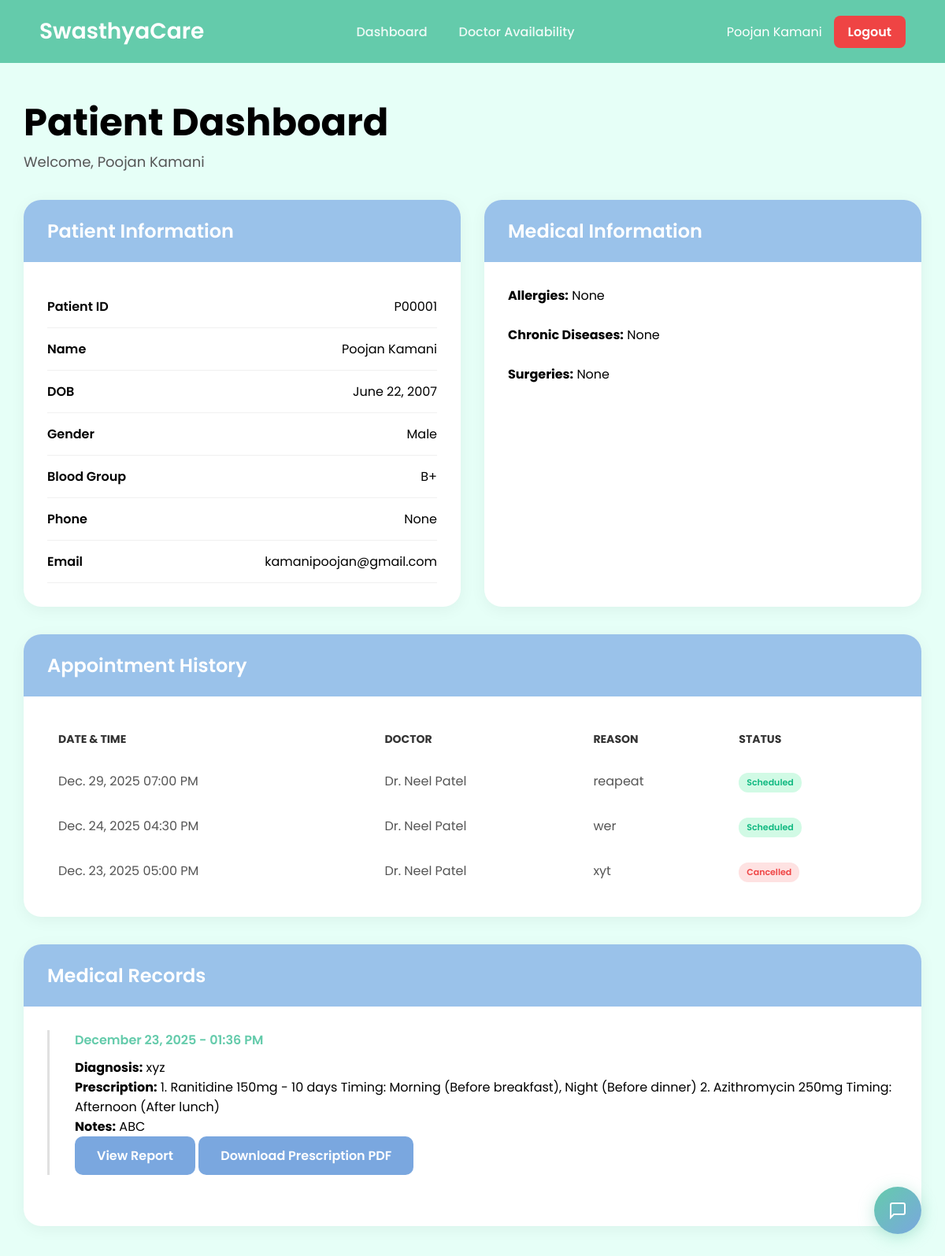
The page /patient/dashboard/ (signed in) on the database as committed earlier.
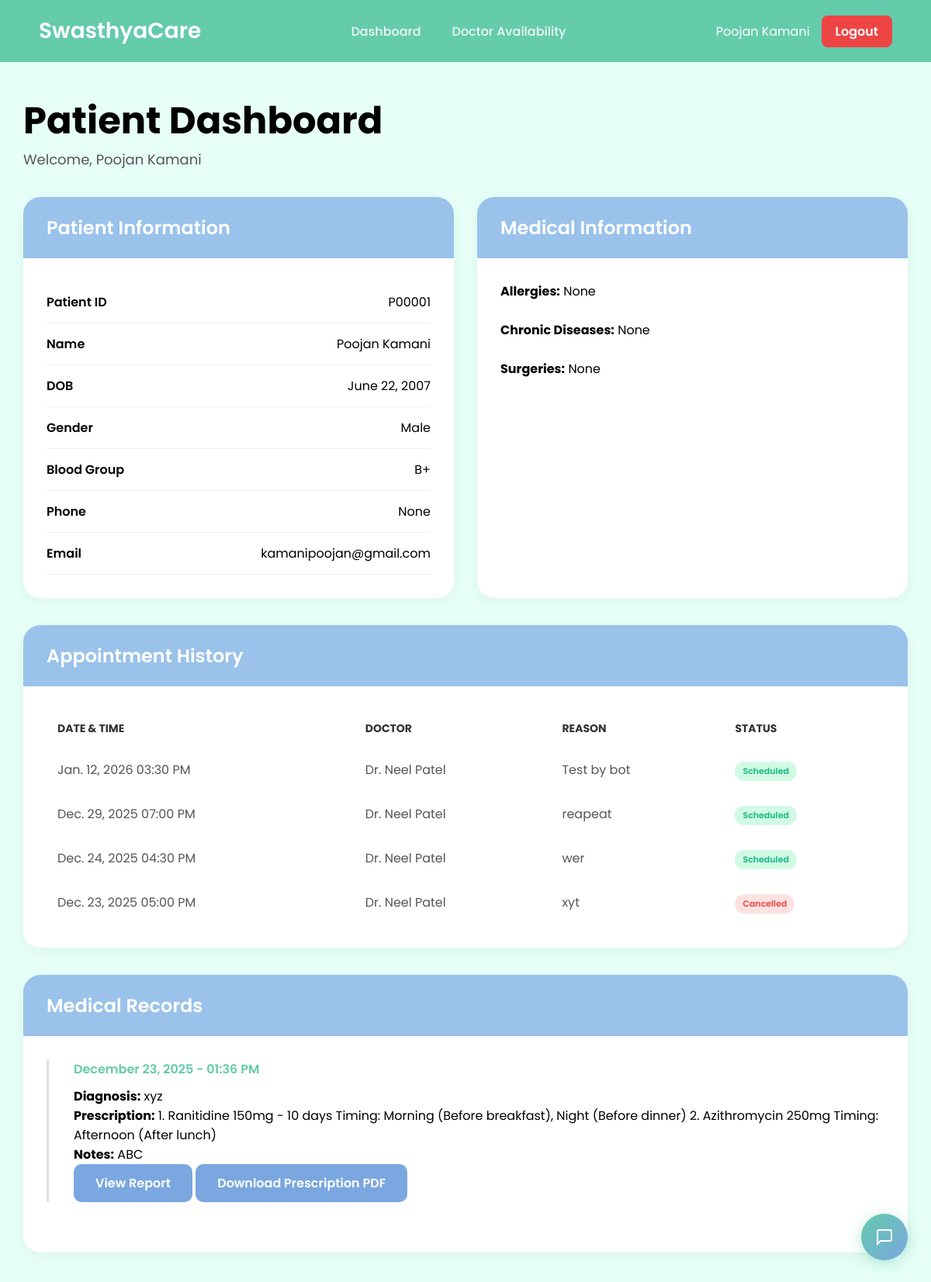
The same page on the database as committed later.
### hospital/models.py (models this page shows, shortened)
class Appointment(models.Model):
    STATUS_CHOICES = [
        ('SCHEDULED', 'Scheduled'),
        ('COMPLETED', 'Completed'),
        ('NO_SHOW', 'No Show'),
        ('CANCELLED', 'Cancelled'),
    ]
    patient = models.ForeignKey(Patient, on_delete=models.CASCADE, related_name='appointments')
    doctor = models.ForeignKey(Doctor, on_delete=models.CASCADE, related_name='appointments')
    appointment_date = models.DateField()
    appointment_time = models.TimeField()
    status = models.CharField(max_length=20, choices=STATUS_CHOICES, default='SCHEDULED')
    reminder_sent = models.BooleanField(default=False)
    reason = models.TextField(help_text="Reason for visit")
    is_follow_up = models.BooleanField(default=False)
    parent_appointment = models.ForeignKey('self', on_delete=models.SET_NULL, null=True, blank=True, related_name='follow_ups')
    created_by = models.ForeignKey(CustomUser, on_delete=models.SET_NULL, null=True, related_name='created_appointments')
    created_at = models.DateTimeField(auto_now_add=True)
    updated_at = models.DateTimeField(auto_now=True)
    class Meta:
        ordering = ['-appointment_date', '-appointment_time']
        unique_together = ['doctor', 'appointment_date', 'appointment_time']

class Doctor(models.Model):
    user = models.OneToOneField(CustomUser, on_delete=models.CASCADE, related_name='doctor_profile')
    specialization = models.CharField(max_length=100)
    qualification = models.CharField(max_length=200)
    experience_years = models.IntegerField(default=0)
    consultation_fee = models.DecimalField(max_digits=10, decimal_places=2, default=0)
    created_at = models.DateTimeField(auto_now_add=True)

class CustomUser(AbstractUser):
    ROLE_CHOICES = [
        ('DOCTOR', 'Doctor'),
        ('RECEPTIONIST', 'Receptionist'),
        ('PATIENT', 'Patient'),
        ('ADMIN', 'Admin'),
        ('SUPERUSER', 'Superuser'),
    ]
    role = models.CharField(max_length=20, choices=ROLE_CHOICES, default='PATIENT')
    phone = models.CharField(max_length=15, blank=True, null=True)

class MedicalRecord(models.Model):
    appointment = models.ForeignKey(Appointment, on_delete=models.CASCADE, related_name='medical_records')
    patient = models.ForeignKey(Patient, on_delete=models.CASCADE, related_name='medical_records')
    doctor = models.ForeignKey(Doctor, on_delete=models.CASCADE, related_name='medical_records')
    diagnosis = models.TextField(help_text="Diagnosis notes")
    prescription = models.TextField(help_text="Prescription details")
    report_file = models.FileField(upload_to='medical_reports/', blank=True, null=True)
    notes = models.TextField(blank=True, null=True, help_text="Additional notes")
    created_at = models.DateTimeField(auto_now_add=True)
    updated_at = models.DateTimeField(auto_now=True)
    class Meta:
        ordering = ['-created_at']

### hospital/views.py (the view)
# urls.py: path('patient/dashboard/', views.patient_dashboard, name='patient_dashboard'),
@role_required('PATIENT')
def patient_dashboard(request):
    try:
        patient = request.user.patient_profile  # related_name='patient_profile'
    except Patient.DoesNotExist:
        logout(request)
        messages.error(request, 'Your patient profile does not exist. Please contact a receptionist to create your profile.')
        return redirect('hospital:login')
    appointments = Appointment.objects.filter(
        patient=patient
    ).order_by('-appointment_date', '-appointment_time')
    medical_records = MedicalRecord.objects.filter(
        patient=patient
    ).order_by('-created_at')
    context = {
        'patient': patient,
        'appointments': appointments,
        'medical_records': medical_records,
    }
    return render(request, 'hospital/patient/dashboard.html', context)

### templates/hospital/patient/dashboard.html (shortened to what the changed rows need)
<!DOCTYPE html>
<html lang="en">
<head>
</head>
<body>
    <div class="page-container">
        <main class="main-content">
            <div class="page-header">
                <h1 class="page-title">Patient Dashboard</h1>
            </div>
            <div class="grid grid-1 mt-3">
                <div class="card">
                    <div class="card-body">
                        <table>
                            <thead>
                                <tr>
                                    <th>Date & Time</th>
                                    <th>Doctor</th>
                                    <th>Reason</th>
                                    <th>Status</th>
                                </tr>
                            </thead>
                            <tbody>
                                {% for appointment in appointments %}
                                <tr>
                                    <td>{{ appointment.appointment_date }} {{ appointment.appointment_time|time:"h:i A" }}</td>
                                    <td>Dr. {{ appointment.doctor.user.get_full_name }}</td>
                                    <td>{{ appointment.reason }}</td>
                                    <td>
                                        <span class="badge badge-{{ appointment.status|lower }}">
                                            {{ appointment.get_status_display }}
                                        </span>
                                    </td>
                                </tr>
                                {% empty %}
                                <tr>
                                    <td colspan="4">No appointments found</td>
                                </tr>
                                {% endfor %}
                            </tbody>
                        </table>
                    </div>
                </div>
            </div>
            <div class="grid grid-1 mt-3">
                <div class="card">
                    <div class="card-body">
                        <div class="timeline">
                            {% for record in medical_records %}
                            <div class="timeline-item">
                                <div class="timeline-date">
                                    {{ record.created_at|date:"F d, Y - h:i A" }}
                                </div>
                                <p><strong>Diagnosis:</strong> {{ record.diagnosis }}</p>
                                <p><strong>Prescription:</strong> {{ record.prescription }}</p>
                                {% if record.notes %}
                                <p><strong>Notes:</strong> {{ record.notes }}</p>
                                {% endif %}
                                {% if record.report_file %}
                                <a href="{{ record.report_file.url }}" class="btn" target="_blank">View Report</a>
                                {% endif %}
                                <a href="{% url 'hospital:download_medical_record_pdf' record.id %}"
                                    class="btn">Download Prescription PDF</a>
                            </div>
                            {% empty %}
                            <p>No medical records found</p>
                            {% endfor %}
                        </div>
                    </div>
                </div>
            </div>
        </main>
    </div>
</body>
</html>

Rows that differ between the two databases and show on the page:
added Appointment: appointment_date "Jan. 12, 2026", appointment_time "03:30 PM", doctor.user.get_full_name "Neel Patel", reason "Test by bot", status "Scheduled"
